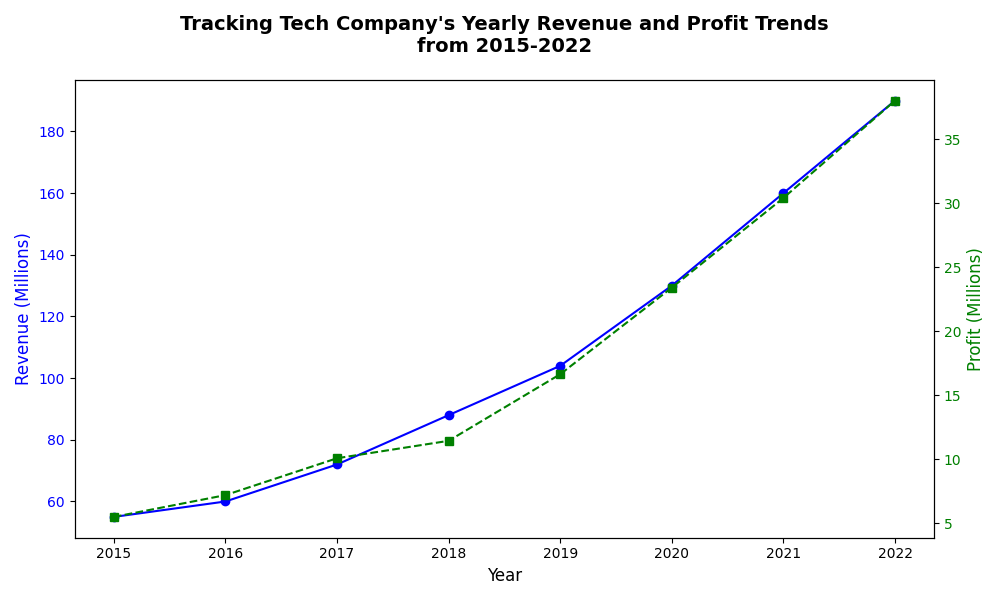

Python code for this plot:
import matplotlib.pyplot as plt
import numpy as np

years = np.arange(2015, 2023)
revenue = [55, 60, 72, 88, 104, 130, 160, 190]
profit_margin = [10, 12, 14, 13, 16, 18, 19, 20]

profit = [r * p / 100 for r, p in zip(revenue, profit_margin)]

fig, ax1 = plt.subplots(figsize=(10, 6))

ax1.plot(years, revenue, color='blue', marker='o', linestyle='-')
ax1.set_xlabel('Year', fontsize=12)
ax1.set_ylabel('Revenue (Millions)', color='blue', fontsize=12)
ax1.tick_params(axis='y', labelcolor='blue')

ax2 = ax1.twinx()
ax2.plot(years, profit, color='green', marker='s', linestyle='--')
ax2.set_ylabel('Profit (Millions)', color='green', fontsize=12)
ax2.tick_params(axis='y', labelcolor='green')

plt.title("Tracking Tech Company's Yearly Revenue and Profit Trends\nfrom 2015-2022",
          fontsize=14, fontweight='bold', pad=20)

plt.tight_layout()
plt.show()
